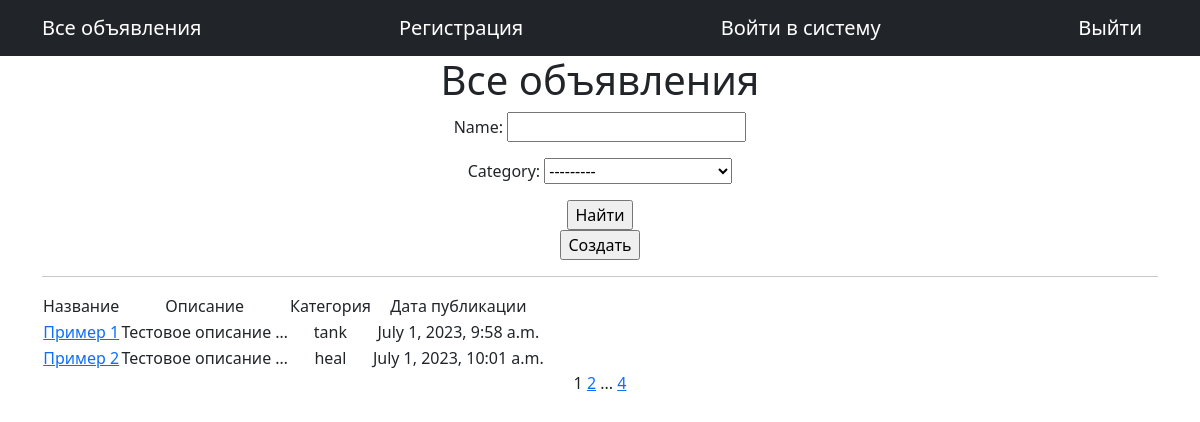
/posts/, run on the app's committed database.
### posts/models.py (models this page shows, shortened)
class Post(models.Model):
    TYPE = (
        ('tank', 'Танки'),
        ('heal', 'Хилы'),
        ('dd', 'ДД'),
        ('buyers', 'Торговцы'),
        ('gildemaster', 'Гилдмастеры'),
        ('quest', 'Квестгиверы'),
        ('smith', 'Кузнецы'),
        ('tanner', 'Кожевники'),
        ('potion', 'Зельевары'),
        ('spellmaqster', 'Мастера заклинаний'),
    )
    author = models.ForeignKey(User, on_delete=models.CASCADE)
    name = models.CharField(max_length=64)
    description = models.TextField()
    category = models.CharField(max_length=28, choices=TYPE, default='tank')
    created = models.DateTimeField(auto_now_add=True)
    updated = models.DateTimeField(auto_now=True)
    image = models.ImageField(upload_to='images')

### posts/views.py (the view)
# urls.py: path('', PostsList.as_view(), name='post_list'),
class PostsList(ListView):
    model = Post
    template_name = 'posts.html'
    context_object_name = 'posts'
    paginate_by = 2
    def get_queryset(self):
        queryset = super().get_queryset()
        self.filterset = PostFilter(self.request.GET, queryset)
        return self.filterset.qs
    def get_context_data(self, **kwargs):
        context = super().get_context_data(**kwargs)
        context['filterset'] = self.filterset
        return context

### posts/templatetags/custom_tags.py (called while the page is built)
@register.simple_tag(takes_context=True)
def url_replace(context, **kwargs):
    d = context['request'].GET.copy()
    for k, v in kwargs.items():
        d[k] = v
        return d.urlencode()

### templates/posts.html (shortened to what this page needs)
{% extends 'flatpages/default.html' %}
{% load custom_tags %}
{% block content %}
   <h1>Все объявления</h1>
   <form action="" method="get">
       {{ filterset.form.as_p }}
       <input type="submit" value="Найти" />
   </form>
    <form action="{% url 'post_create' %}">
    <input type="submit" value="Создать" />
    </form>
   <hr>
   {% if posts %}
       <table>
           <tr>
               <td>Название</td>
               <td>Описание</td>
               <td>Категория</td>
               <td>Дата публикации</td>
           </tr>
           {% for post in posts %}
           <tr>
               <td><a href="{% url 'post_detail' post.pk %}">{{ post.name }}</a></td>
               <td>{{ post.description|truncatewords:2 }}</td>
               <td>{{ post.category }}</td>
               <td>{{ post.created }}</td>
           </tr>
           {% endfor %}
       </table>
   {% else %}
       <h2></h2>
   {% endif %}
   {{ page_obj.number }}
   {% if page_obj.has_next %}
       <a href="?{% url_replace page=page_obj.next_page_number %}">{{ page_obj.next_page_number }}</a>
       {% if paginator.num_pages != page_obj.next_page_number %}
           ...
           <a href="?{% url_replace page=page_obj.paginator.num_pages %}">{{ page_obj.paginator.num_pages }}</a>
       {% endif %}
   {% endif %}
{% endblock content %}

### data on the page
Post: name "Пример 1", description "Тестовое описание …", category "tank", created "July 1, 2023, 9:58 a.m."
Post: name "Пример 2", description "Тестовое описание …", category "heal", created "July 1, 2023, 10:01 a.m."

### other printed values
{{ page_obj.number }} "1"
{{ page_obj.next_page_number }} "2"
{{ page_obj.paginator.num_pages }} "4"
